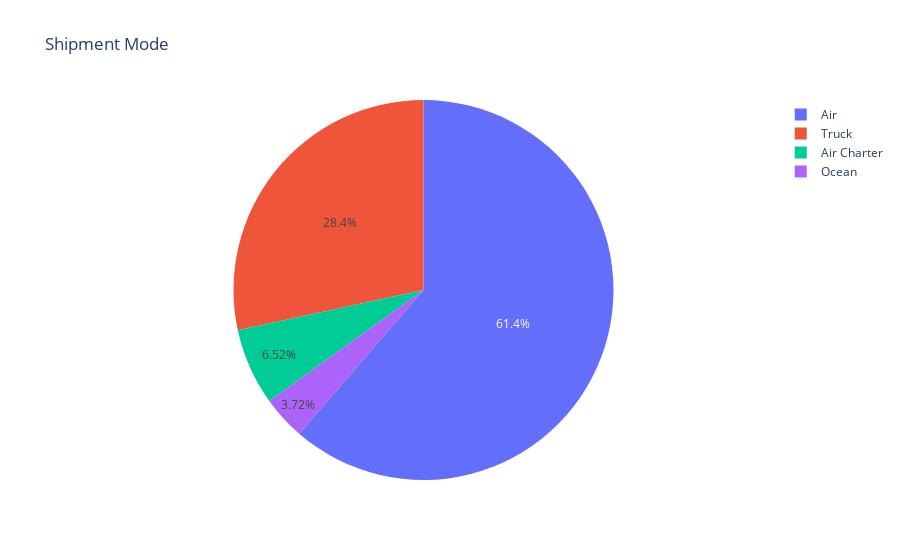

Notebook code for this chart:
### Code cell
ShippingMode = df["Shipment Mode"].value_counts()
labels = (np.array(ShippingMode.index))
sizes = (np.array((ShippingMode / ShippingMode.sum())*100))

trace = go.Pie(labels=labels, values=sizes)
layout = go.Layout(title="Shipment Mode")
dat = [trace]
fig = go.Figure(data=dat, layout=layout)
py.iplot(fig, filename="Shipment Mode")

### Figure 1 — Plotly figure (JSON) as saved in the notebook; plotly's stock layout.template omitted (floating-point values rounded to 4 significant figures)
{"data": [{"labels": ["Air", "Truck", "Air Charter", "Ocean"], "type": "pie", "values": [61.35, 28.4, 6.523, 3.723]}], "layout": {"title": {"text": "Shipment Mode"}}}
